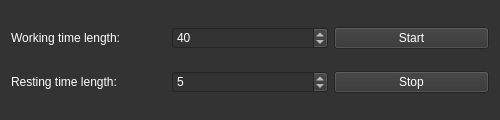
<?xml version="1.0" encoding="UTF-8"?>
<ui version="4.0">
 <class>MainWidgetClass</class>
 <widget class="QWidget" name="MainWidgetClass">
  <property name="geometry">
   <rect>
    <x>0</x>
    <y>0</y>
    <width>500</width>
    <height>120</height>
   </rect>
  </property>
  <property name="minimumSize">
   <size>
    <width>500</width>
    <height>120</height>
   </size>
  </property>
  <property name="maximumSize">
   <size>
    <width>500</width>
    <height>120</height>
   </size>
  </property>
  <property name="windowTitle">
   <string>Rest Reminder</string>
  </property>
  <property name="styleSheet">
   <string notr="true">font: 14pt &quot;Segoe UI&quot;;
background-color: rgb(51, 51, 51);
color: rgb(255, 255, 255);
</string>
  </property>
  <layout class="QGridLayout" name="gridLayout">
   <item row="0" column="0">
    <widget class="QLabel" name="label">
     <property name="text">
      <string>Working time length:</string>
     </property>
    </widget>
   </item>
   <item row="0" column="1">
    <widget class="QSpinBox" name="woringTimeSpinBox">
     <property name="styleSheet">
      <string notr="true"/>
     </property>
     <property name="minimum">
      <number>1</number>
     </property>
     <property name="maximum">
      <number>999</number>
     </property>
     <property name="value">
      <number>40</number>
     </property>
    </widget>
   </item>
   <item row="0" column="2">
    <widget class="QPushButton" name="controlBtn">
     <property name="text">
      <string>Start</string>
     </property>
    </widget>
   </item>
   <item row="1" column="0">
    <widget class="QLabel" name="label_2">
     <property name="text">
      <string>Resting time length:</string>
     </property>
    </widget>
   </item>
   <item row="1" column="1">
    <widget class="QSpinBox" name="restingTimeSpinBox">
     <property name="minimum">
      <number>0</number>
     </property>
     <property name="maximum">
      <number>999</number>
     </property>
     <property name="value">
      <number>5</number>
     </property>
    </widget>
   </item>
   <item row="1" column="2">
    <widget class="QPushButton" name="stopBtn">
     <property name="text">
      <string>Stop</string>
     </property>
    </widget>
   </item>
  </layout>
 </widget>
 <resources/>
 <connections/>
</ui>
